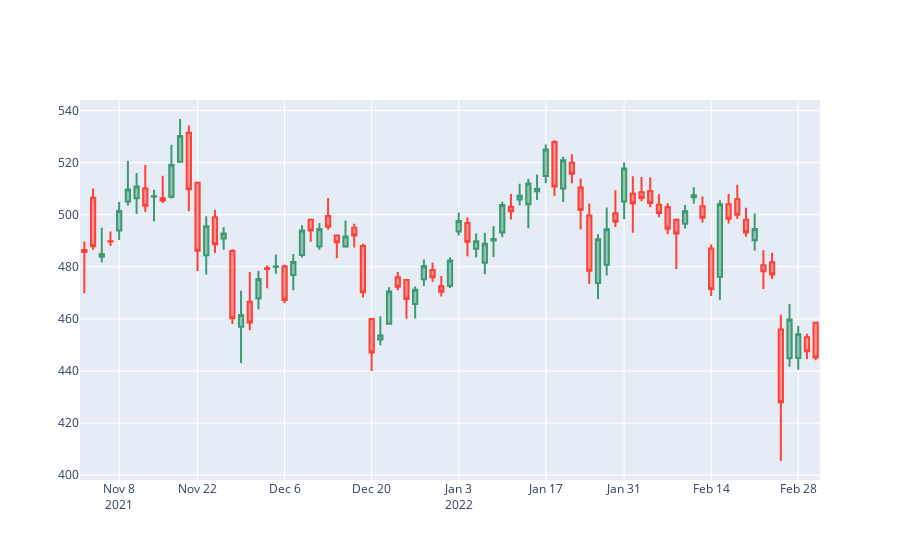

The code cell stored with this chart in its notebook:
### Code cell
# Day map without any gap

fig = go.Figure(data = [go.Candlestick(x = day_map.index, 
                open = day_map['Open'],
                high = day_map['High'],
                low = day_map['Low'],
                close = day_map['Close'])])
fig.update_layout(xaxis_rangeslider_visible = False, hovermode = 'x unified')
fig.update_xaxes(rangebreaks = [dict(values = dt_breaks)])

fig.show()
